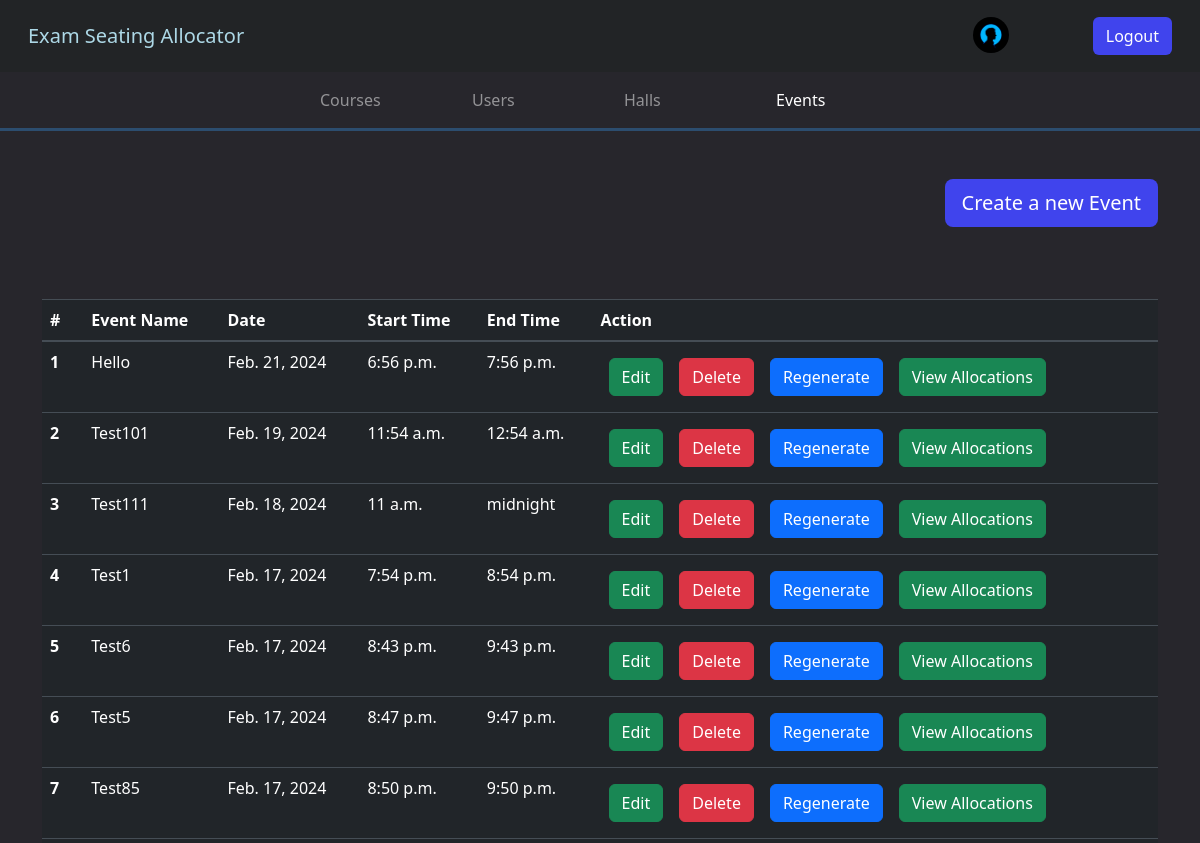
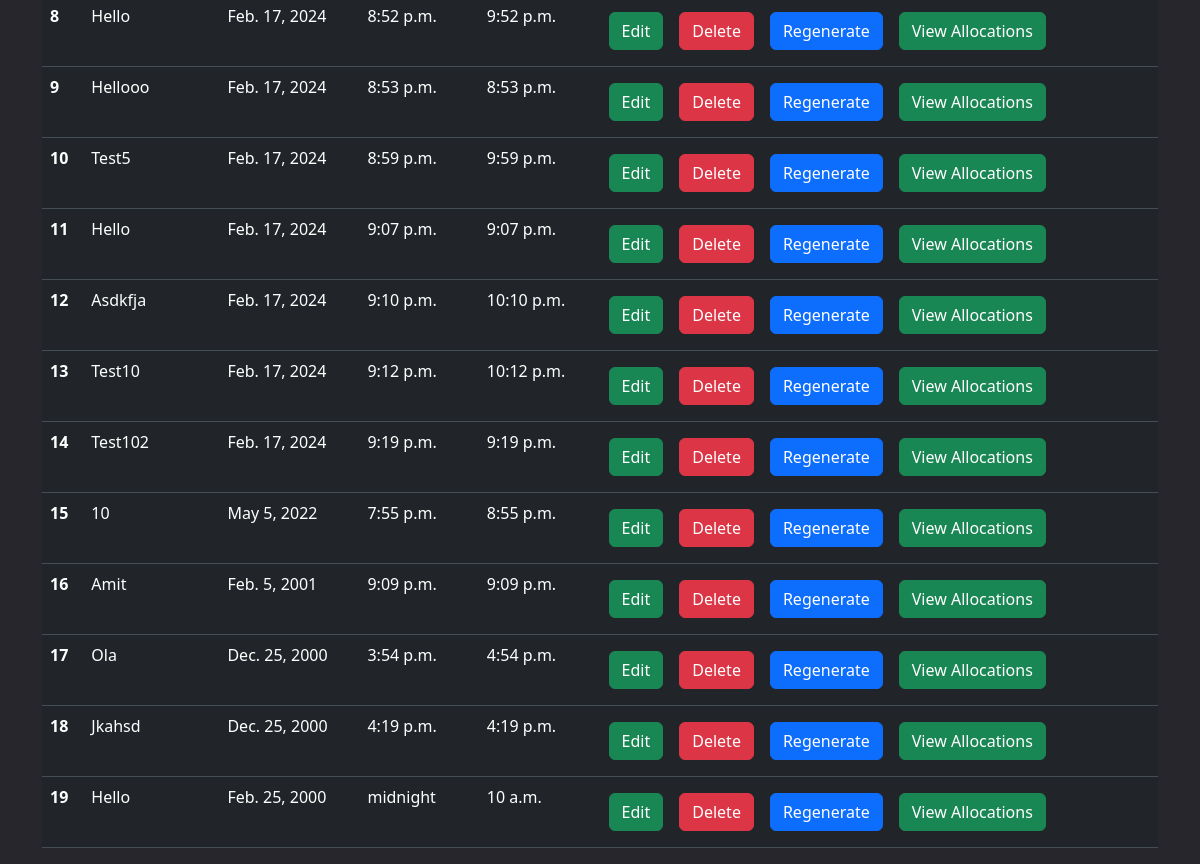
The page /admin_events_view/ (signed in) on the database as committed earlier (2 pictures, top to bottom).
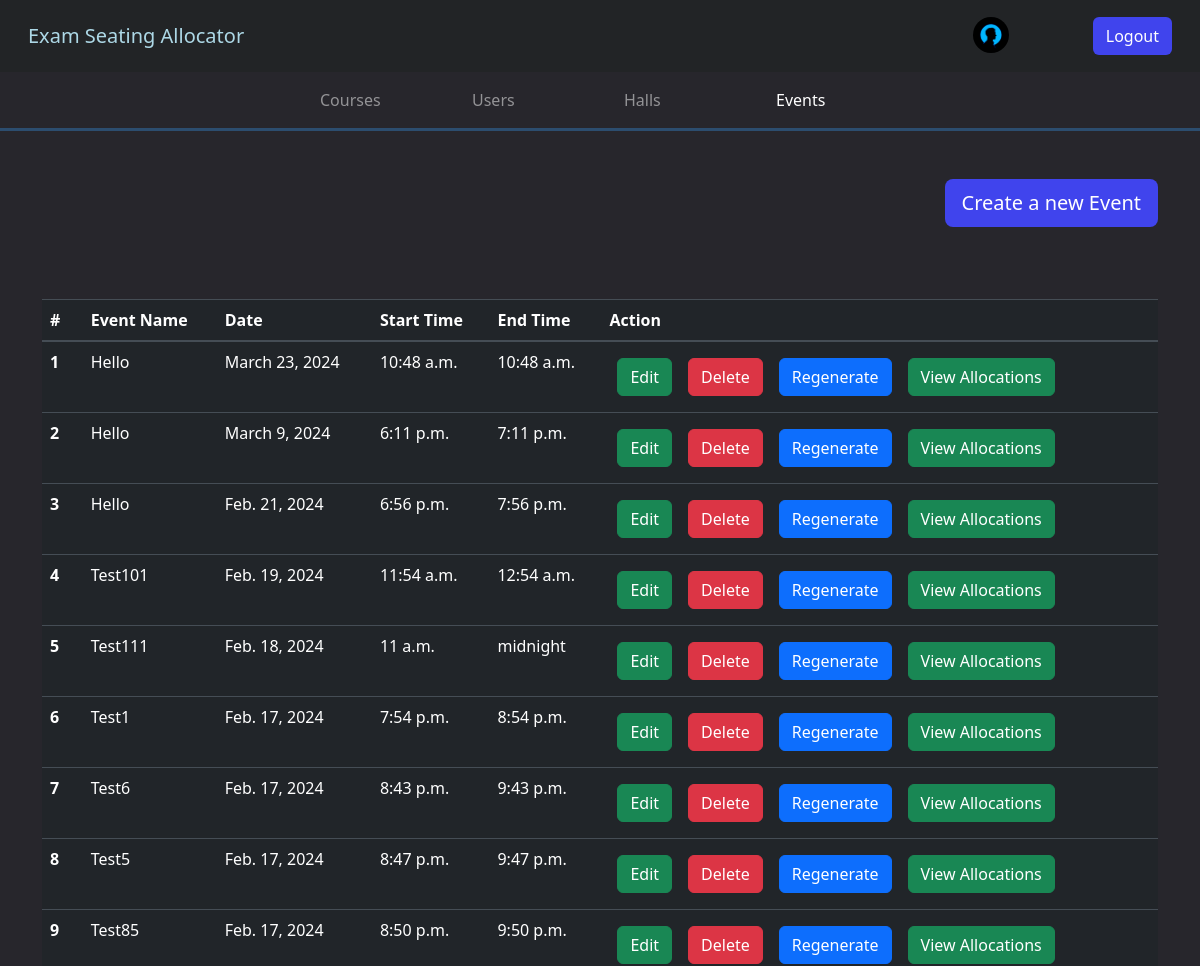
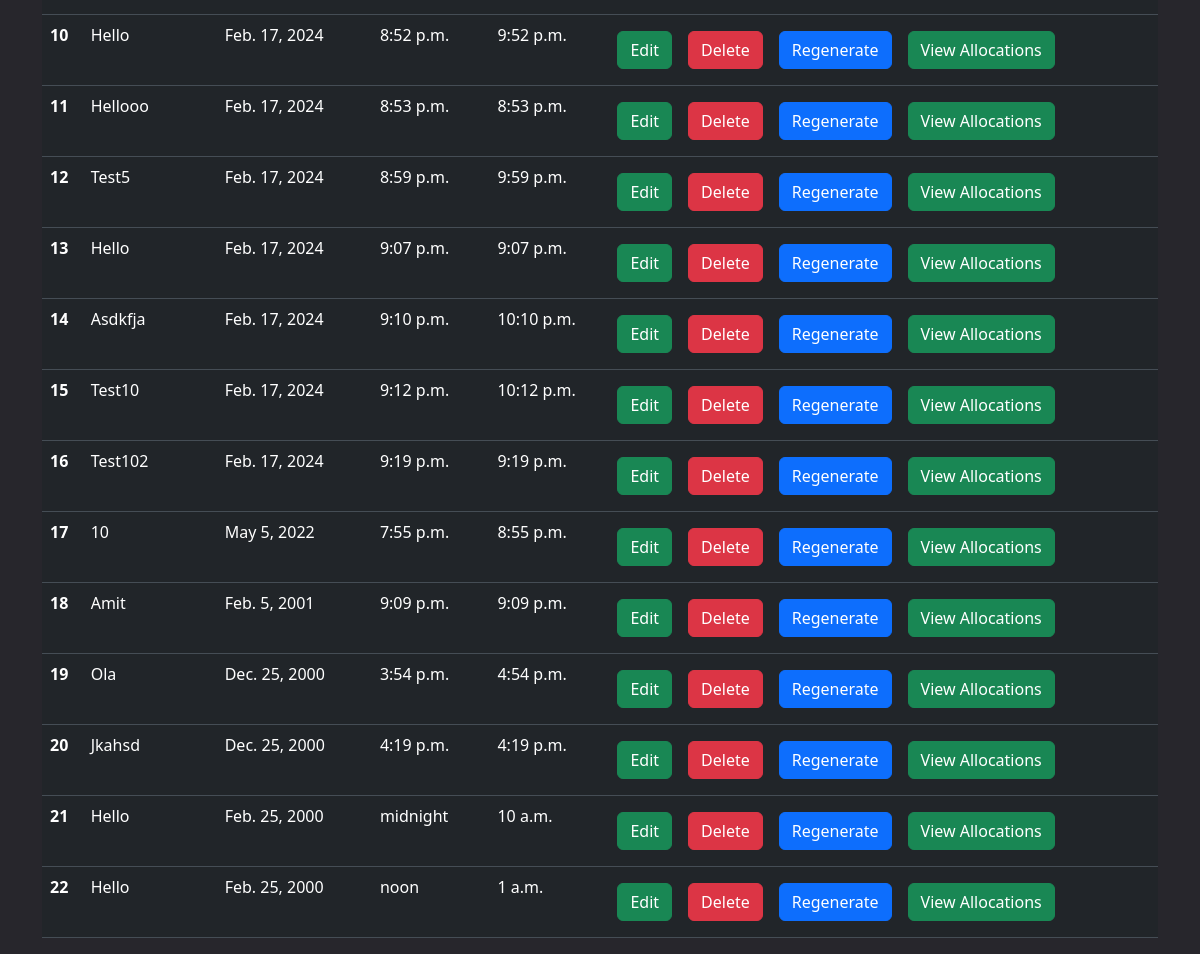
The same page on the database as committed later (2 pictures, top to bottom).
### api/models.py (models this page shows)
class Event(models.Model):
    name = models.CharField(max_length=100, blank=True)
    date = models.DateField()
    start_time = models.TimeField()
    end_time = models.TimeField()

### api/views.py (the view)
# urls.py: path("admin_events_view/", admin_events_view, name="admin_events_view"),
@user_passes_test(is_admin, login_url="login_page")
def admin_events_view(request):
    events = Event.objects.all().order_by("-date")
    context = {"homeurl": "admin_home", "page_url": "event", "events": events}
    return render(request, "viewEvents.html", context)

### api/views.py (called while the page is built)
def is_admin(user):
    return user.groups.filter(name="RTEs").exists()

### api/templates/viewEvents.html
{%extends "base.html"%} {%block start%} {% csrf_token %}
<div class="container mt-5">
  {%if not user.user_type == "teacher"%}
  <div class="d-flex justify-content-end">
    <a class="btn register-button btn-lg" href="/create_new_event/">Create a new Event</a>
  </div>
  <br>
  {%endif%}
  <table class="table mt-5 table-dark">
  <thead>
    <tr>
      <th scope="col">#</th>
      <th scope="col">Event Name</th>
      <th scope="col">Date </th>
      <th scope="col">Start Time </th>
      <th scope="col">End Time</th>
      <th scope="col">Action</th>
    </tr>
  </thead>
  <tbody >
    {%for event in events%}
    <tr>
      <th scope="row">{{forloop.counter}}</th>
      <td>{{event.name| capfirst}}</td>
      <td>{{event.date}}</td>
      <td>{{event.start_time}}</td>
      <td>{{event.end_time}}</td>
      <td>
        {%if not user.user_type == "teacher"%}
         <a href="/edit_event/{{event.id}}" class="btn btn-success m-2">Edit</button>
        <a href="/delete_event/{{event.id}}" class="btn btn-danger m-2" onclick="return confirm('Are you sure you want to delete this event?');">Delete</button>
          <a href="/regenerate_allocations/{{event.id}}" class="btn btn-primary m-2" onclick="return confirm('Are you sure you want to regenerate allocations for this event?');">Regenerate</button>
          {%endif%}
          <a href="/view_seat_allocations{%if user.user_type == "teacher"%}_teacher{%endif%}/{{event.id}}" class="btn btn-success m-2">View Allocations</button>
      </td>
    </tr>
    {%endfor%}
  </tbody>
</table>
</div>
    {%endblock%}

Rows that differ between the two databases and show on the page:
added Event: name "Hello", date "March 23, 2024", start_time "10:48 a.m.", end_time "10:48 a.m."
added Event: name "Hello", date "March 9, 2024", start_time "6:11 p.m.", end_time "7:11 p.m."
added Event: name "Hello", date "Feb. 25, 2000", start_time "noon", end_time "1 a.m."
